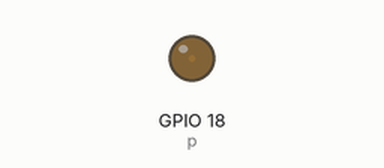
This program was run on a simulated Raspberry Pi (BCM pin numbers). Parts: output pins drawn as LEDs (lit = HIGH).

Above: at 0.05 s.
At 0.7 s:
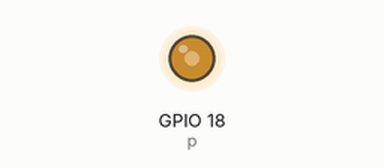
At 1.1 s:
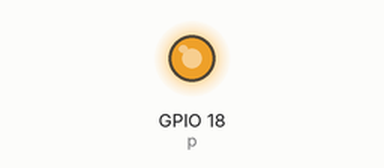
At 2.2 s:
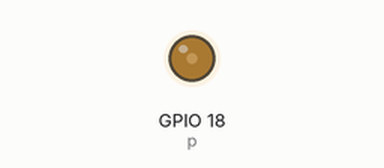
Timing chart, 0 to 5.8 s (numbered marks = the images above):
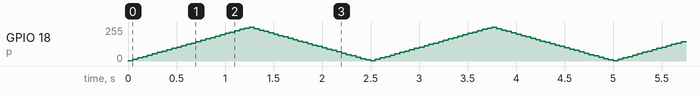

The program:

fade_red.py
```python
import RPi.GPIO as GPIO
import time
GPIO.setmode(GPIO.BCM)
GPIO.setup(18, GPIO.OUT)

p = GPIO.PWM(18, 500) #frequency 500Hz
p.start(100)
try:
    while 1:
        for dc in range(1,100,4):
            p.ChangeDutyCycle(dc)
            time.sleep(0.05)
        for dc in range(99, 0, -4):
            p.ChangeDutyCycle(dc)
            time.sleep(0.05)
except KeyboardInterrupt:
    pass
p.stop
GPIO.cleanup()
```
